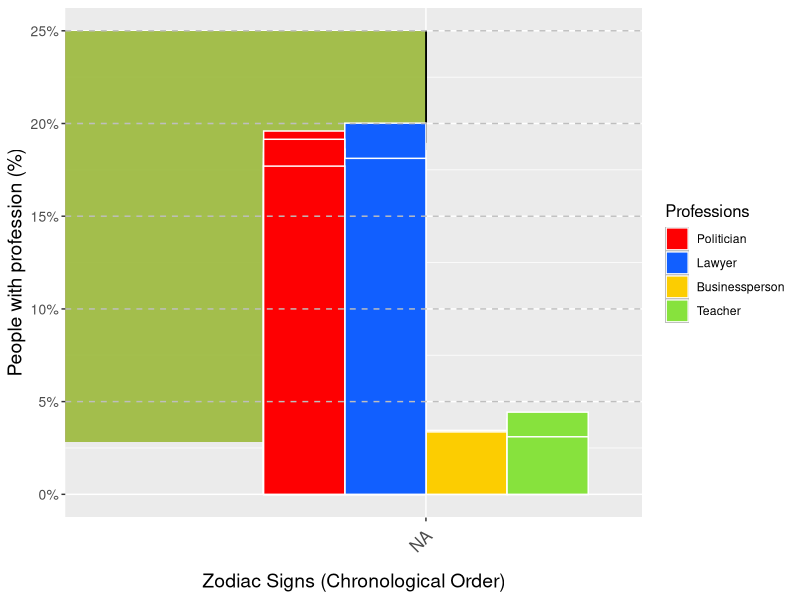

This chart was generated by the following R code:
# R code for zodiac signs
library(tidyverse)

# Load data
data <- read_csv("profession_by_all.csv")

# Order them, such that they are in chronological order
zodiac_order <- c(
  "capricorn", "aquarius", "pisces", "aries", "taurus", "gemini", 
  "cancer", "leo", "virgo", "libra", "scorpio", "sagittarius")

# Make table for most common professions for each zodiac sign and the counts and percentage
zodiac_professions <- data |>
  filter(Zodiac != 'Zodiac', Profession != 'Profession') |>
  group_by(Zodiac, Profession) |>
  summarise(count = n(), .groups = "drop") |>
  group_by(Zodiac) |>
  mutate(total_in_zodiac = sum(count)) |>
  slice_max(count, n = 3, with_ties = FALSE) |>
  mutate(percentage = (count / total_in_zodiac) * 100) |>
  select(Zodiac, Profession, count, percentage) |>
  arrange(match(Zodiac, zodiac_order))

# Legend reorder
zodiac_professions$Professions <- factor(zodiac_professions$Profession,
  levels = c("Politician", "Lawyer", "Businessperson", "Teacher", "Economist", "Physician", "Barrister", "Art", "Farmer", "Attorneys in the United States", "Authors"))

# Poltiician = #fe0002
# Lawyer = #115fff
# Businessperson = #fccd01
# Teacher = #87e23d
# Economist = #188d7b
# Physician = #ff8e02
# Barrister = #791e9f
# Art = #f69cc2
# Farmer = #999999
# Attorneys in the United States = #00FFFF
# Authors = #555555

# Plot barplot
barplot <- zodiac_professions |>
  ggplot(aes(
    x = factor(Zodiac, levels = zodiac_order),
    y = percentage/100,
    fill = Professions
  )) +
  geom_density(alpha = 0.5) +
  geom_col(position="dodge",colour="white") +
  labs(
    x = 'Zodiac Signs (Chronological Order)',
    y = 'People with profession (%)',
    # title = 'Percentage of people each zodiac\'s 3 most common professions'
  ) +
  ylim(0, 25) +
  scale_y_continuous(labels=scales::label_percent()) +
    scale_fill_manual(values = c("#fe0002","#115fff","#fccd01","#87e23d"),
    labels = c("Politician","Lawyer", "Businessperson", "Teacher")) +
  geom_hline(
    yintercept = seq(5/100, 25/100, by = 5/100),
    color = "grey", 
    linetype = "dashed"
  ) +
theme(
  axis.text.x = element_text(angle = 45, hjust = 1, vjust = 0.8, size = 12),
  axis.text.y = element_text(size = 10),
  axis.title.y = element_text(size = 14),
  axis.title.x = element_text(margin = margin(t = 15), size = 14),
  legend.title = element_text(size = 12)
)

# Save the barplot as .png
ggsave(
  filename = "zodiac_barplot.png",
  plot = barplot,
  width=12
)
